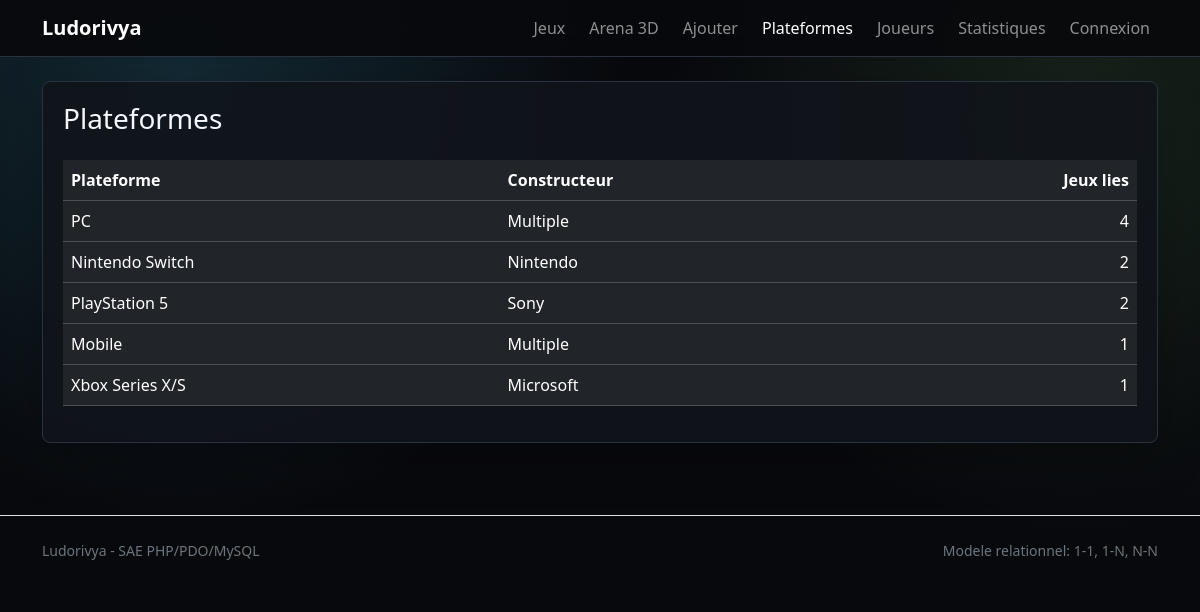
The page /platforms.php on the database as committed earlier.
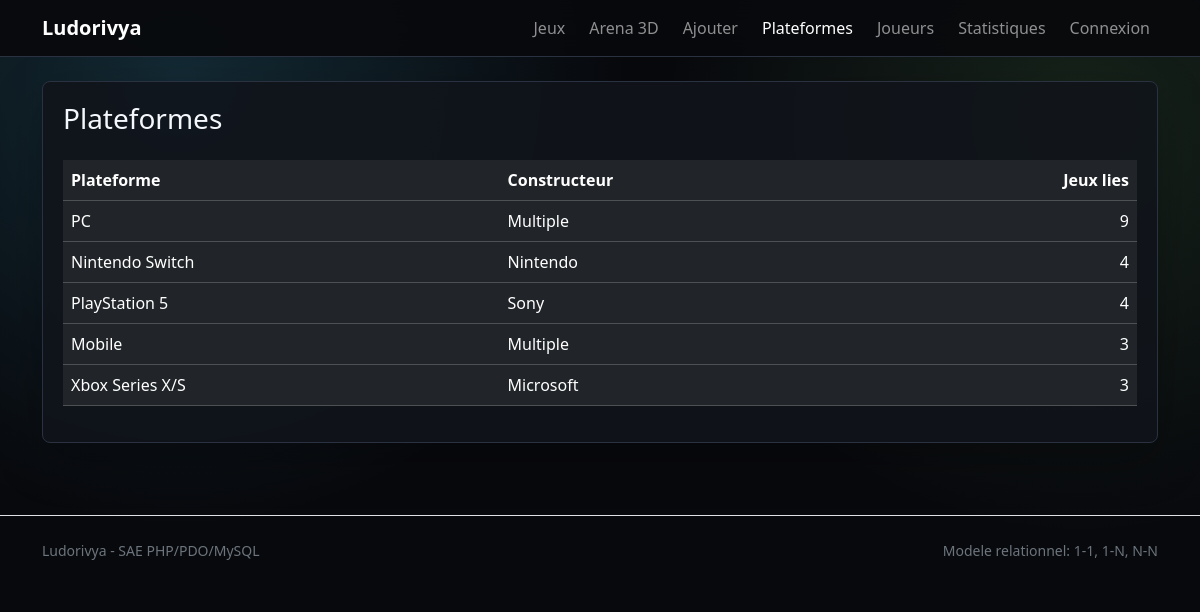
The same page on the database as committed later.
### tables this page shows
CREATE TABLE platforms (
    id INT UNSIGNED AUTO_INCREMENT PRIMARY KEY,
    name VARCHAR(100) NOT NULL UNIQUE,
    manufacturer VARCHAR(100) NOT NULL,
    generation VARCHAR(50) NULL
);

### public/platforms.php (the view, shortened to what this page needs)
<?php
require_once __DIR__ . '/../src/bootstrap.php';
render_header('Plateformes', 'platforms');
$statement = $pdo->query("
    SELECT p.id, p.name, p.manufacturer, COUNT(gp.game_id) AS games_count
    FROM platforms p
    LEFT JOIN game_platforms gp ON gp.platform_id = p.id
    GROUP BY p.id, p.name, p.manufacturer
    ORDER BY games_count DESC, p.name ASC
");
$platforms = $statement->fetchAll();
?>
<section class="content-panel">
    <h1 class="h3 mb-4">Plateformes</h1>
    <div class="table-responsive">
        <table class="table table-dark table-hover align-middle">
            <thead>
            <tr>
                <th>Plateforme</th>
                <th>Constructeur</th>
                <th class="text-end">Jeux lies</th>
            </tr>
            </thead>
            <tbody>
            <?php foreach ($platforms as $platform): ?>
                <tr>
                    <td><?= e($platform['name']) ?></td>
                    <td><?= e($platform['manufacturer']) ?></td>
                    <td class="text-end"><?= (int)$platform['games_count'] ?></td>
                </tr>
            <?php endforeach; ?>
            </tbody>
        </table>
    </div>
</section>
<?php render_footer(); ?>

### src/functions.php (shortened to what this page needs)
<?php
function e(?string $value): string
{
    return htmlspecialchars($value ?? '', ENT_QUOTES | ENT_SUBSTITUTE, 'UTF-8');
}
function current_page(string $page, string $current): string
{
    return $page === $current ? 'active' : '';
}
function render_header(string $title, string $current = ''): void
{
    $connectedUsername = $_SESSION['user_username'] ?? null;
    ?>
    <!doctype html>
    <html lang="fr">
    <head>
        <link href="https://cdn.jsdelivr.net/npm/bootstrap@5.3.3/dist/css/bootstrap.min.css" rel="stylesheet">
        <link href="https://cdn.jsdelivr.net/npm/bootstrap-icons@1.11.3/font/bootstrap-icons.css" rel="stylesheet">
        <link href="assets/css/styles.css" rel="stylesheet">
    </head>
    <body>
    <nav class="navbar navbar-expand-lg navbar-dark app-navbar sticky-top">
        <div class="container">
            <a class="navbar-brand fw-bold" href="index.php">Ludorivya</a>
            <div class="collapse navbar-collapse" id="mainNav">
                <ul class="navbar-nav ms-auto gap-lg-2">
                    <li class="nav-item"><a class="nav-link <?= current_page('home', $current) ?>" href="index.php">Jeux</a></li>
                    <li class="nav-item"><a class="nav-link <?= current_page('arena', $current) ?>" href="arena.php">Arena 3D</a></li>
                    <li class="nav-item"><a class="nav-link <?= current_page('create', $current) ?>" href="create.php">Ajouter</a></li>
                    <li class="nav-item"><a class="nav-link <?= current_page('platforms', $current) ?>" href="platforms.php">Plateformes</a></li>
                    <li class="nav-item"><a class="nav-link <?= current_page('users', $current) ?>" href="users.php">Joueurs</a></li>
                    <li class="nav-item"><a class="nav-link <?= current_page('stats', $current) ?>" href="stats.php">Statistiques</a></li>
                    <?php if ($connectedUsername !== null): ?>
                        <li class="nav-item"><a class="nav-link <?= current_page('profile', $current) ?>" href="profile.php"><i class="bi bi-person-circle"></i> <?= e((string)$connectedUsername) ?></a></li>
                        <li class="nav-item"><a class="nav-link" href="logout.php">Deconnexion</a></li>
                    <?php else: ?>
                        <li class="nav-item"><a class="nav-link <?= current_page('login', $current) ?>" href="login.php">Connexion</a></li>
                    <?php endif; ?>
                </ul>
            </div>
        </div>
    </nav>
    <main class="container py-4">
    <?php
}
function render_footer(): void
{
    ?>
    </main>
    <footer class="border-top py-4 mt-5">
        <div class="container d-flex flex-column flex-md-row justify-content-between gap-2 small text-secondary">
            <span>Ludorivya - SAE PHP/PDO/MySQL</span>
            <span>Modele relationnel: 1-1, 1-N, N-N</span>
        </div>
    </footer>
    </body>
    </html>
    <?php
}
    ?>

### public/assets/css/styles.css (style rules this page uses)
:root { color-scheme: dark; --bg: #08090d; --panel: #11141b; --panel-strong: #171b24; --line: #2a3140; --text: #f4f7fb; --muted: #98a2b3; --cyan: #4dd4ff; --green: #80e27e; --amber: #ffce6a; --rose: #ff6b9a; }
body { min-height: 100vh; background: radial-gradient(circle at 15% 10%, rgba(77, 212, 255, 0.16), transparent 28rem), radial-gradient(circle at 90% 15%, rgba(128, 226, 126, 0.12), transparent 26rem), var(--bg); color: var(--text); }
a { color: inherit; }
.app-navbar { background: rgba(8, 9, 13, 0.92); border-bottom: 1px solid var(--line); backdrop-filter: blur(12px); }
.navbar-brand { letter-spacing: 0; }
.live-panel, .content-panel, .toolbar, .stat-card, .empty-state { border: 1px solid var(--line); border-radius: 8px; background: rgba(17, 20, 27, 0.88); box-shadow: 0 16px 48px rgba(0, 0, 0, 0.25); }
.toolbar, .content-panel, .empty-state { padding: 1.25rem; }

Rows that differ between the two databases and show on the page:
computed for platforms "PC": games_count "4" → "9"
changed platforms "Nintendo Switch": games_count "2" → "4"
changed platforms "PlayStation 5": games_count "2" → "4"
computed for platforms "Mobile": games_count "1" → "3"
changed platforms "Xbox Series X/S": games_count "1" → "3"
